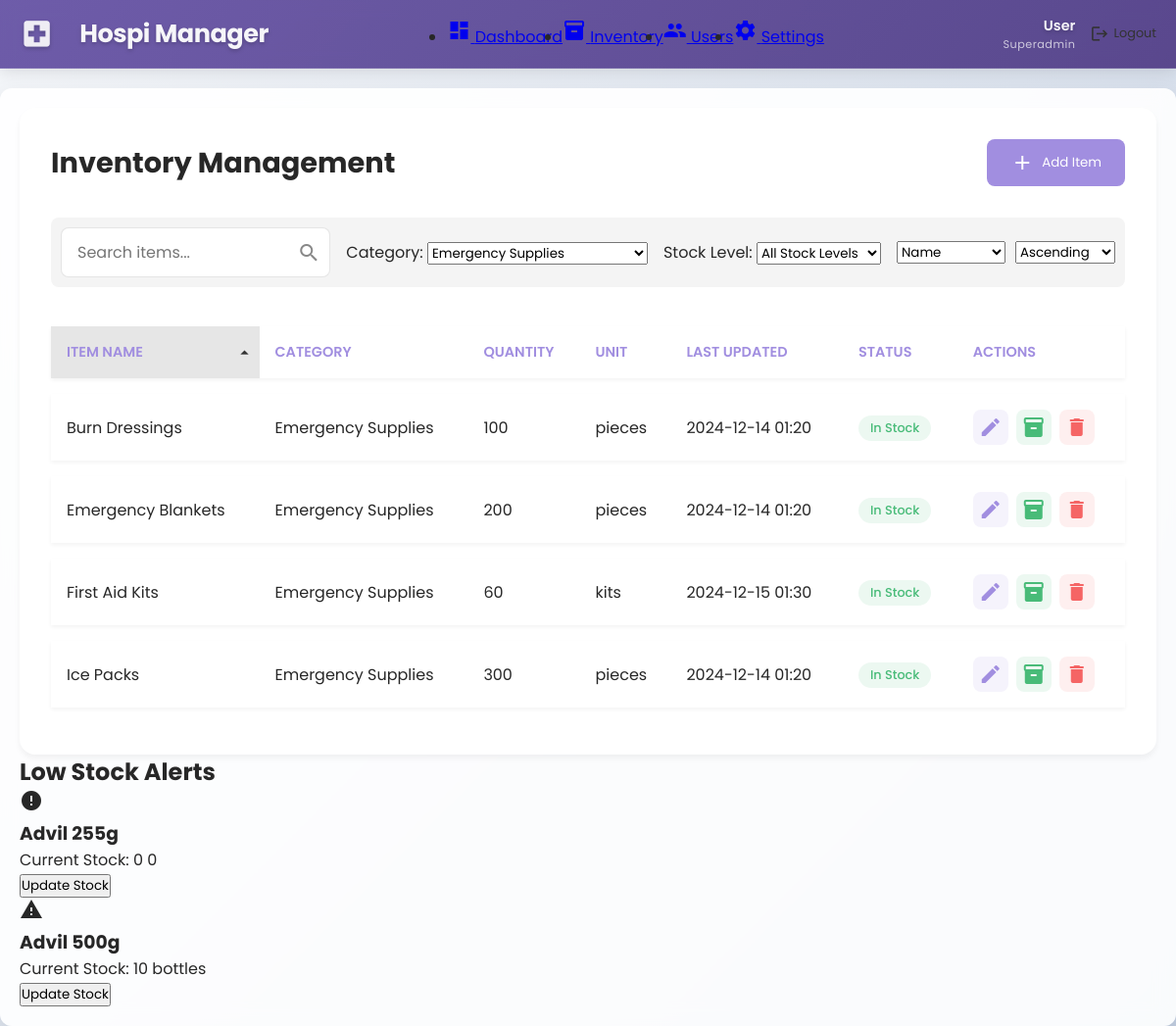
/view/admin/inventory.php?category=6 (signed in), run on an earlier commit of the app's database.
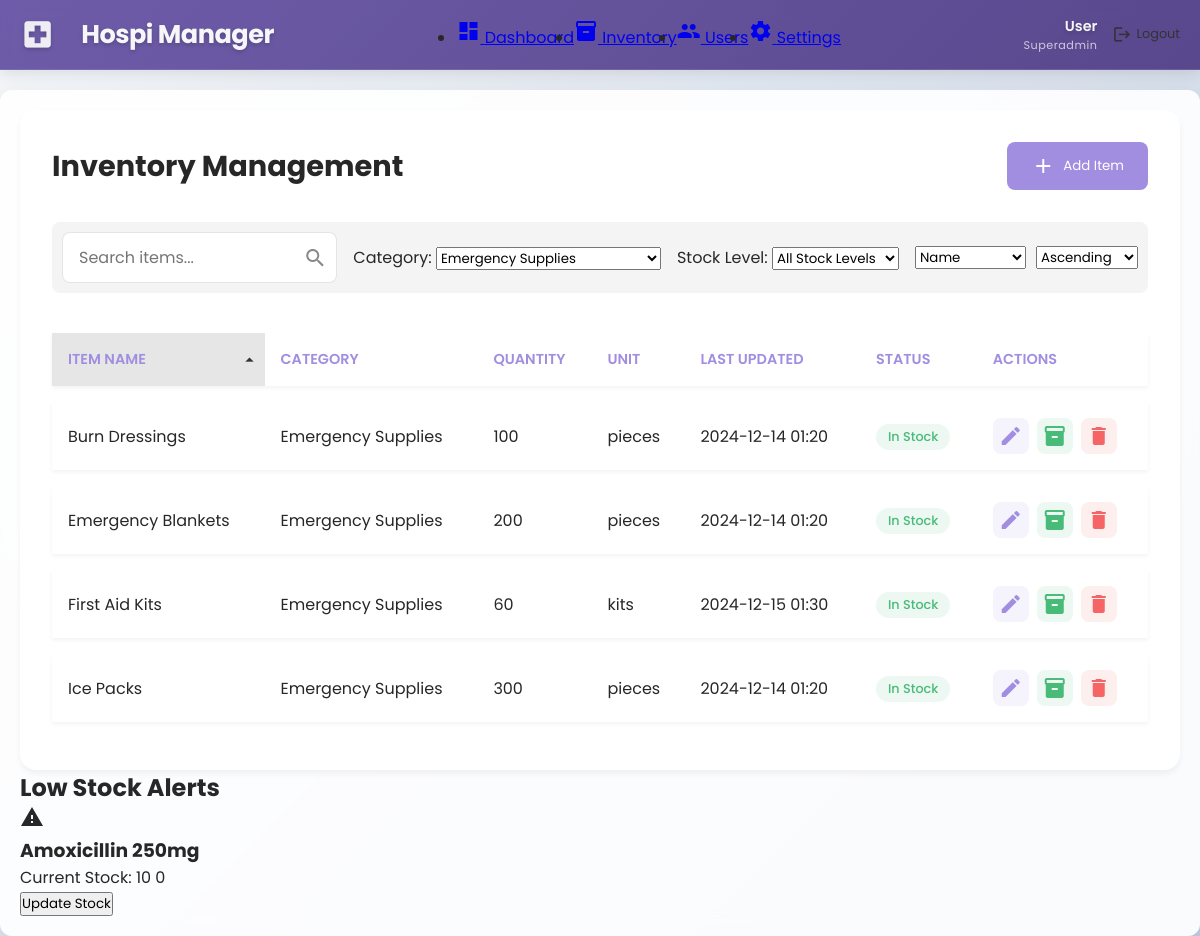
And on a later commit of the database.
### tables this page shows
CREATE TABLE `items` (
  `item_id` int(11) NOT NULL,
  `category_id` int(11) NOT NULL,
  `name` varchar(100) NOT NULL,
  `description` text DEFAULT NULL,
  `quantity` int(11) NOT NULL DEFAULT 0,
  `unit` varchar(20) NOT NULL DEFAULT 'unit',
  `created_at` timestamp NOT NULL DEFAULT current_timestamp(),
  `last_updated` timestamp NOT NULL DEFAULT current_timestamp() ON UPDATE current_timestamp(),
  `minimum_quantity` int(11) NOT NULL DEFAULT 10
);

CREATE TABLE `categories` (
  `category_id` int(11) NOT NULL,
  `name` varchar(100) NOT NULL,
  `description` text DEFAULT NULL,
  `created_at` timestamp NOT NULL DEFAULT current_timestamp()
);

### functions/inventory_functions.php (called while the page is built, shortened)
<?php
function getLowStockItems($conn, $lowStockThreshold = 10) {
    $query = "SELECT i.*, c.name as category_name
              FROM items i
              LEFT JOIN categories c ON i.category_id = c.category_id
              WHERE i.quantity <= ?
              ORDER BY i.quantity ASC";
    $stmt = $conn->prepare($query);
    $stmt->bind_param("i", $lowStockThreshold);
    $stmt->execute();
    $result = $stmt->get_result();
    return $result->fetch_all(MYSQLI_ASSOC);
}

### view/admin/inventory.php (the view, shortened to what the changed rows need)
<?php
require_once BASE_PATH . '/functions/auth_functions.php';
require_once BASE_PATH . '/functions/inventory_functions.php';
require_once BASE_PATH . '/functions/dashboard_functions.php';
$userRole = $_SESSION['role'];
$categoryFilter = $_GET['category'] ?? '';
$sortColumn = $_GET['sort'] ?? 'name';
$sortOrder = $_GET['order'] ?? 'asc';
$validColumns = ['name', 'category_name', 'quantity', 'unit', 'last_updated', 'status'];
$sortColumn = in_array($sortColumn, $validColumns) ? $sortColumn : 'name';
$sortOrder = in_array(strtolower($sortOrder), ['asc', 'desc']) ? strtolower($sortOrder) : 'asc';
$query = "SELECT i.*, c.name as category_name,
          CASE
              WHEN i.quantity = 0 THEN 'Out of Stock'
              WHEN i.quantity <= 10 THEN 'Low Stock'
              ELSE 'In Stock'
          END as status
          FROM items i
          LEFT JOIN categories c ON i.category_id = c.category_id
          WHERE 1=1";
$params = [];
$types = '';
if (!empty($categoryFilter)) {
    $categoryCheckStmt = $conn->prepare("SELECT COUNT(*) as count FROM categories WHERE category_id = ?");
    $categoryCheckStmt->bind_param('i', $categoryFilter);
    $categoryCheckStmt->execute();
    $categoryCheckResult = $categoryCheckStmt->get_result()->fetch_assoc();
    if ($categoryCheckResult['count'] > 0) {
        $query .= " AND i.category_id = ?";
        $params[] = &$categoryFilter;
        $types .= 'i';
    } else {
        debugLog("Invalid category filter: " . $categoryFilter);
    }
}
if ($sortColumn === 'category_name') {
    $query .= " ORDER BY c.name {$sortOrder}";
} elseif ($sortColumn === 'last_updated') {
    $query .= " ORDER BY i.last_updated {$sortOrder}";
} elseif ($sortColumn === 'status') {
    $query .= " ORDER BY status {$sortOrder}";
} else {
    $query .= " ORDER BY i.{$sortColumn} {$sortOrder}";
}
$stmt = $conn->prepare($query);
if (!empty($params)) {
    array_unshift($params, $types);
    call_user_func_array([$stmt, 'bind_param'], $params);
}
$stmt->execute();
$result = $stmt->get_result();
$items = $result->fetch_all(MYSQLI_ASSOC);
$items = $items ?: [];
$lowStockItems = getLowStockItems($conn);
$lowStockItems = $lowStockItems ?: [];
?>
<!DOCTYPE html>
<html lang="en">
<head>
    <link rel="stylesheet" href="../../assets/css/dashboard.css">
    <link rel="stylesheet" href="../../assets/css/inventory.css">
</head>
<body>
    <div class="dashboard-container">
        <main class="main-content">
            <div class="inventory-container">
                <div class="content-header">
                    <h1>Inventory Management</h1>
                </div>
                <table class="inventory-table">
                    <thead>
                        <tr>
                            <th class="sortable" data-column="name">
                                Item Name
                                <?php if ($sortColumn === 'name'): ?>
                                    <span class="material-icons sort-icon">
                                    </span>
                                <?php endif; ?>
                            </th>
                            <th class="sortable" data-column="category_name">
                                Category
                            </th>
                            <th class="sortable" data-column="quantity">
                                Quantity
                            </th>
                            <th class="sortable" data-column="unit">
                                Unit
                            </th>
                            <th class="sortable" data-column="last_updated">
                                Last Updated
                            </th>
                            <th class="sortable" data-column="status">
                                Status
                            </th>
                            <th>Actions</th>
                        </tr>
                    </thead>
                    <tbody>
                        <?php foreach ($items as $item): ?>
                        <tr data-item-id="<?= $item['item_id'] ?>" data-category="<?= $item['category_id'] ?>"
                            data-stock="<?= $item['quantity'] <= 10 ? 'low' : ($item['quantity'] == 0 ? 'out' : 'available') ?>">
                            <td><?= htmlspecialchars($item['name']) ?></td>
                            <td><?= htmlspecialchars($item['category_name']) ?></td>
                            <td><?= $item['quantity'] ?></td>
                            <td><?= htmlspecialchars($item['unit']) ?></td>
                            <td><?= date('Y-m-d H:i', strtotime($item['last_updated'])) ?></td>
                            <td>
                                <span class="status-badge <?= $item['quantity'] <= 10 ? 'warning' : ($item['quantity'] == 0 ? 'danger' : 'success') ?>">
                                    <?= $item['status'] ?>
                                </span>
                            </td>
                            <td class="action-buttons">
                                <button class="action-btn edit-btn" onclick="editItem(<?= $item['item_id'] ?>)">
                                    <span class="material-icons">edit</span>
                                </button>
                                <button class="action-btn stock-btn" onclick="adjustStock(<?= $item['item_id'] ?>)">
                                    <span class="material-icons">inventory</span>
                                </button>
                                <?php if ($userRole === 'superadmin'): ?>
                                <button class="action-btn delete-btn" data-delete-id="<?= $item['item_id'] ?>" onclick="deleteItem(<?= $item['item_id'] ?>)">
                                    <span class="material-icons">delete</span>
                                </button>
                                <?php endif; ?>
                            </td>
                        </tr>
                        <?php endforeach; ?>
                    </tbody>
                </table>
            </div>
            <?php if (!empty($lowStockItems)): ?>
            <div class="alerts-section">
                <h2>Low Stock Alerts</h2>
                <div class="alerts-grid">
                    <?php foreach ($lowStockItems as $item): ?>
                    <div class="alert-card <?= $item['quantity'] == 0 ? 'danger' : 'warning' ?>">
                        <div class="alert-icon">
                            <span class="material-icons"><?= $item['quantity'] == 0 ? 'error' : 'warning' ?></span>
                        </div>
                        <div class="alert-content">
                            <h3><?= htmlspecialchars($item['name']) ?></h3>
                            <p>Current Stock: <?= $item['quantity'] ?> <?= htmlspecialchars($item['unit']) ?></p>
                            <button class="btn" onclick="adjustStock(<?= $item['item_id'] ?>)">
                                Update Stock
                            </button>
                        </div>
                    </div>
                    <?php endforeach; ?>
                </div>
            </div>
            <?php endif; ?>
        </main>
    </div>
</body>
</html>

What changed in the data, as far as the page shows it:
removed items: name "Advil 255g", quantity "0", unit "0", shown under "Low Stock Alerts"
removed items: name "Advil 500g", quantity "10", unit "bottles", shown under "Low Stock Alerts"
now on this page (row edited): items: name "Amoxicillin 250mg", quantity "10", unit "0", shown under "Low Stock Alerts"
